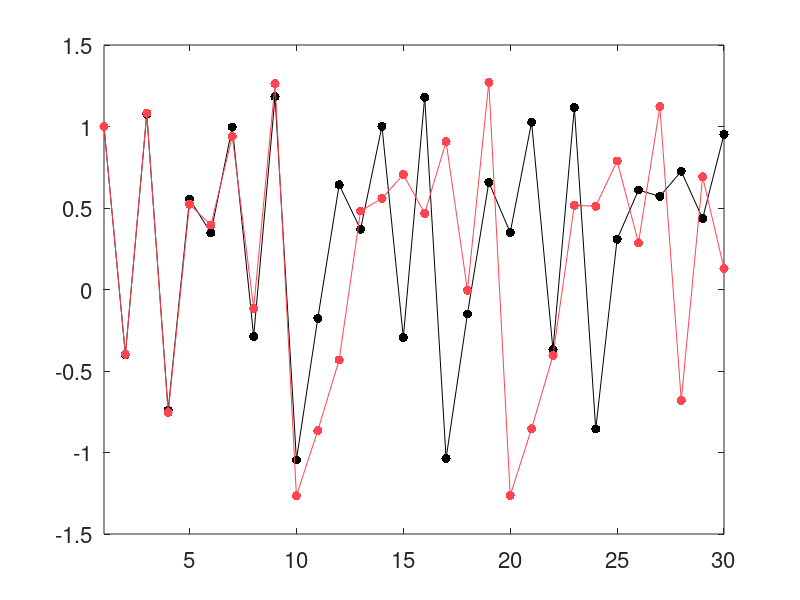
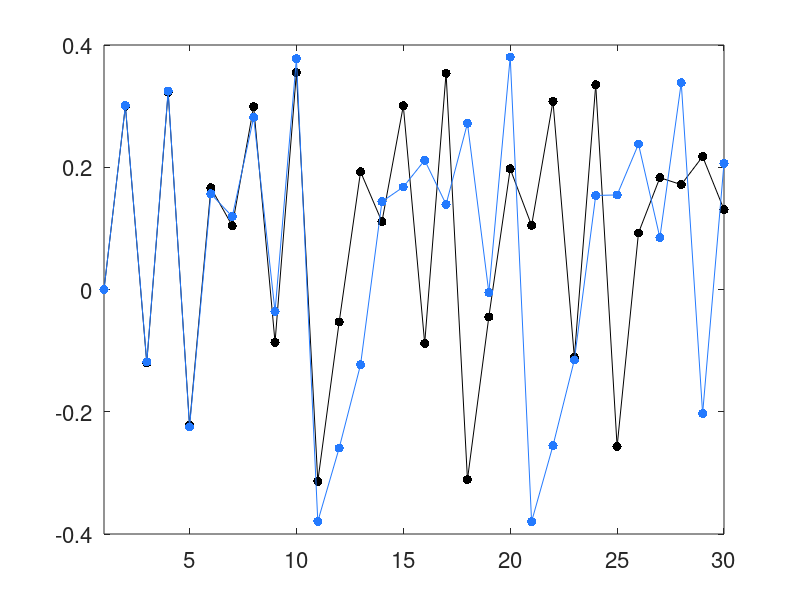

MATLAB code for these plots, in order:
% -------------------------------------------------------------------------
% Plotting the Henon Neural Network Prediction 
%
% This script accompanies the jupyter notebook Forecast.ipynb. Here
% we take the Henon prediction from the feedforward neural network and 
% compare it to the true iterates of the Henon map.
%
% A number of different results can be loaded using the main variation
%       Henon_step=#_b=0_&.mat
% where # can be 1,2,3, or 4 and & can be 0.01 or 0.3.
%
% This script accompanies Section 4.3 of Data-Driven Methods for
% Dynamic Systems. 
%
% Author: Jason J. Bramburger
% -------------------------------------------------------------------------

% Clean workspace
clear all; close all; clc


%% Load Henon Prediction data
load Henon_step=4_b=0_3

%% Plot Prediction vs Truth

% Compare x_1 predictions
figure(1)
clf
plot(xtrue(1:30,1),'k.-','MarkerSize',20)
hold on
plot(xpred(1:30,1),'.-','Color',[1 69/255 79/255],'MarkerSize',20)
set(gca,'FontSize',16,'Xlim',[1,30])

% Compare x_2 predictioins
figure(2)
clf
plot(xtrue(1:30,2),'k.-','MarkerSize',20)
hold on
plot(xpred(1:30,2),'.-','Color',[36/255 122/255 254/255],'MarkerSize',20)
set(gca,'FontSize',16,'Xlim',[1,30])


